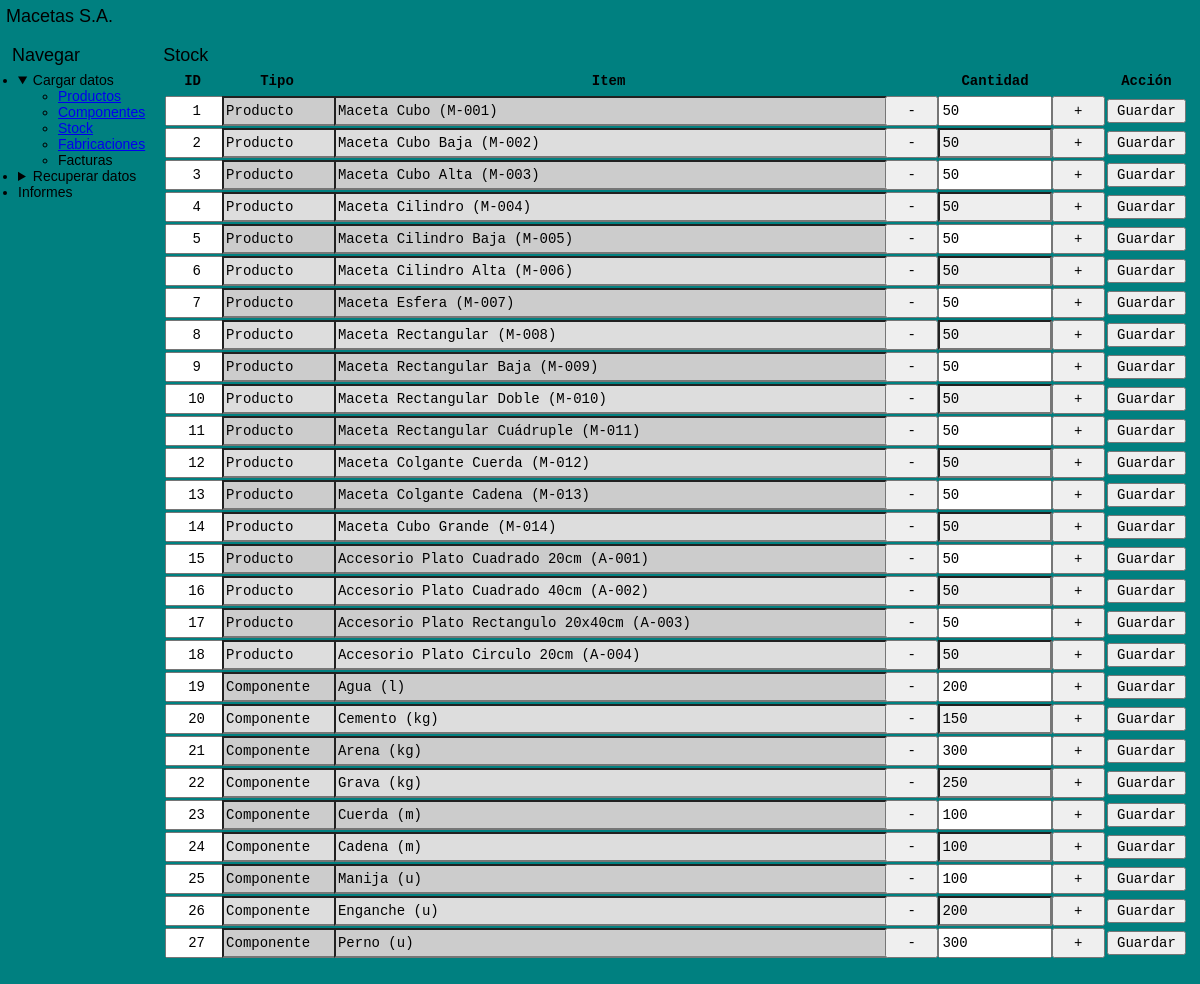
Page /stock/ on the earlier database version.
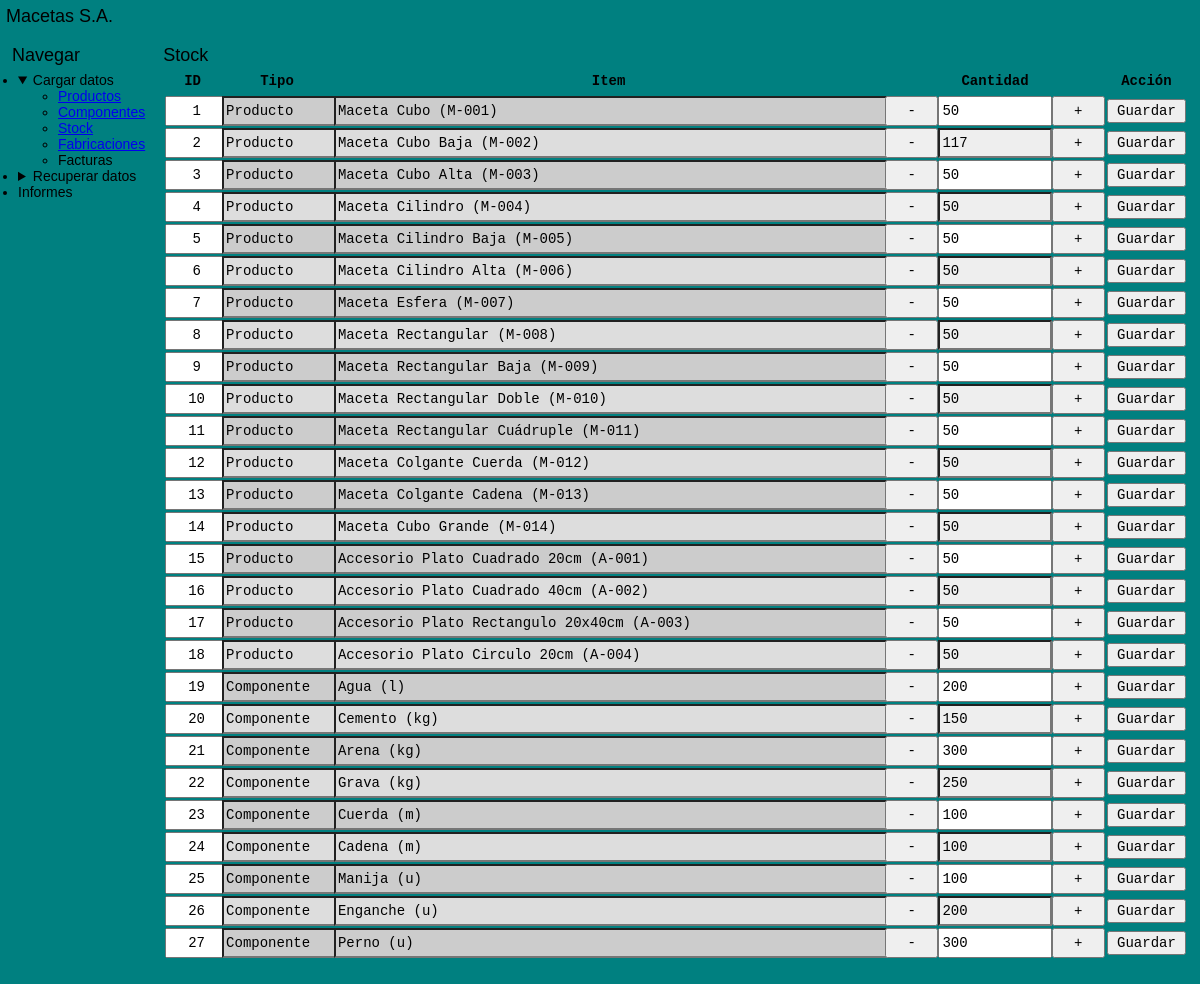
Same page on the later database version.
### tables this page shows
CREATE TABLE stock (
    id INTEGER PRIMARY KEY AUTOINCREMENT,
    id_item INTEGER NOT NULL,
    tipo_item TEXT NOT NULL,
    cantidad INTEGER NOT NULL
);

### app.py (the view)
@APP.route('/stock/', methods=['GET'])
def Stock_Consultar():
    return render_template('/stock.html')

### app.py (called while the page is built)
def Get_DB():
    DB = getattr(g, '_database', None)
    if DB is None:
        DB = g._database = sqlite3.connect(DATABASE)
    return DB

@APP.teardown_appcontext
def Close_DB(exception):
    DB = getattr(g, '_database', None)
    if DB is not None:
        DB.close()

### funciones.py (called while the page is built)
    def Consultar(self):
        return self.DB.execute('SELECT * FROM productos WHERE habilitado != 0').fetchall()

    def Consultar_Tipos(self):
        cursor = self.DB.cursor()
        cursor.row_factory = lambda cursor, row: row[0]
        return cursor.execute('SELECT DISTINCT tipo FROM productos WHERE habilitado != 0 ORDER BY tipo ASC').fetchall()

    def Consultar_Siguiente_ID(self):
        resultado = self.DB.execute('SELECT seq + 1 FROM sqlite_sequence WHERE name = "productos"').fetchone()[0]
        if resultado is None:
            return 1
        return resultado

    def Consultar_Formateado(self):
        resultado = self.DB.execute('SELECT * FROM productos WHERE habilitado != 0').fetchall()
        return {fila[0] : f'{fila[1]} {fila[2]} ({fila[3]})' for fila in resultado}

    def Consultar(self):
        return self.DB.execute('SELECT * FROM componentes WHERE habilitado != 0').fetchall()

    def Consultar_Siguiente_ID(self):
        try:
            resultado = self.DB.execute('SELECT seq + 1 FROM sqlite_sequence WHERE name = "componentes"').fetchone()[0]
        except TypeError:
            return 1
        return resultado

    def Consultar_Formateado(self):
        resultado = self.DB.execute('SELECT * FROM componentes WHERE habilitado != 0').fetchall()
        return {fila[0] : f'{fila[1]} ({fila[2]})' for fila in resultado}

    def Consultar(self):
        return self.DB.execute('SELECT * FROM componentes_por_producto').fetchall()

    def Consultar_Siguiente_ID(self):
        try:
            resultado = self.DB.execute('SELECT seq + 1 FROM sqlite_sequence WHERE name = "componentes_por_producto"').fetchone()[0]
        except TypeError:
            return 1
        return resultado

    def Consultar(self):
        return self.DB.execute('SELECT id, tipo_item, id_item, cantidad FROM stock').fetchall()

    def Consultar_Siguiente_ID(self):
        try:
            resultado = self.DB.execute('SELECT seq + 1 FROM sqlite_sequence WHERE name = "fabricaciones"').fetchone()[0]
        except TypeError:
            return 1
        return resultado

### templates/stock.html (shortened to what this page needs)
<!DOCTYPE html>
<html lang='en'>
<head>
    <link rel="stylesheet" href="https://unpkg.com/98.css">
    <link rel='stylesheet' href='{{url_for('static', filename='styles.css')}}'>
</head>
<body>
    <div class="window">
        {% include 'header.html' %}
        <div class="window-body" id="container">
            <div id="aside">
                {% include 'nav.html' %}
            </div>
            <div id="main">
                <legend>Stock</legend>
                <div class="sunken-panel">
                    <table class="interactive">
                        <thead>
                            <th style="width: 5%;" class="primerColumna">ID</th>
                            <th style="width: 10%;">Tipo</th>
                            <th style="width: 50%;">Item</th>
                            <th style="width: 20%;">Cantidad</th>
                            <th style="width: 5%;" class="ultimaColumna">Acción</th>
                        </thead>
                        {% if stockLista %}
                            {% for stock in stockLista %}
                                <tr>
                                    <form action="/stock/modificar" method="post">
                                        <td class="primerColumna">
                                            <input type="text" name="id_modificar" value="{{stock[0]}}" readonly required>
                                        </td>
                                        <td class="columnaReadonly">
                                            <input type="text" name="tipo_modificar" value="{{stock[1]}}" readonly required>
                                        </td>
                                        <td class="columnaReadonly">
                                            {% if stock[1] == 'Producto' %}
                                                <input type="text" name="item_modificar" value="{{ productosFormateados.get(stock[2]) }}" readonly required>
                                            {% elif stock[1] == 'Componente' %}
                                                <input type="text" name="item_modificar" value="{{ componentesFormateados.get(stock[2]) }}" readonly required>
                                            {% endif %}
                                        </td>
                                        <td>
                                            <div class="scrollColumna">
                                                <button type="button" onclick="this.nextElementSibling.stepDown(); this.nextElementSibling.dispatchEvent(new Event('input'));">-</button>
                                                <input type="number" step="1" min="0" onmousewheel name="cantidad_modificar" value="{{stock[3]}}" required>
                                                <button type="button" onclick="this.previousElementSibling.stepUp(); this.previousElementSibling.dispatchEvent(new Event('input'));">+</button>
                                            </div>
                                        </td>
                                        <td class="ultimaColumna">
                                            <div>
                                                <input type="submit" value="Guardar">
                                            </div>
                                        </td>
                                    </form>
                                </tr>
                            {% endfor %}
                        {% endif %}
                    </table>
                </div>
            </div>
        </div>
    </div>
</body>
</html>

### templates/header.html
<div class="title-bar">
    <div class="title-bar-text">
        <a href="/" style="text-decoration: inherit; color: inherit; font-size: 1.5rem;">Macetas S.A.</a>
    </div>
</div>

### templates/nav.html (shortened to what this page needs)
<legend>Navegar</legend>
<ul class="tree-view" id="nav">
    <li>
        <details open>
            <summary>Cargar datos</summary>
            <ul>
                <li><a href="/productos/">Productos</a></li>
                <li><a href="/componentes/">Componentes</a></li>
                <li><a href="/stock/">Stock</a></li>
                <li><a href="/fabricaciones/">Fabricaciones</a></li>
                <li>Facturas</li>
            </ul>
        </details>
    </li>
    <li>
        <details closed>
            <summary>Recuperar datos</summary>
        </details>
    </li>
    <li>
        <summary>Informes</summary>
    </li>
</ul>

### static/styles.css (style rules this page uses)
* { margin: 0; font-family: sans-serif; font-size: 14px; }
:root { font-size: 12px; }
html { background: #008080; }
.window { min-height: 100dvh; padding: 0; min-width: fit-content; }
.window-body { margin: 1rem; }
.title-bar { padding: 0.5rem; }
#container { display: grid; grid-template-areas: 'aside main'; grid-template-columns: 1fr 9fr; column-gap: 1rem; row-gap: 1rem; height: 100%; padding-bottom: 1rem; }
#aside { grid-area: aside; display: flex; flex-direction: column; row-gap: 1rem; }
#nav { padding: 0.5rem; }
#main { grid-area: main; display: flex; flex-direction: column; row-gap: 1rem; }
table.interactive { width: 100%; min-width: 720px; }
table.interactive * { font-family: monospace; font-size: 14px; }
table.interactive th { height: 2rem; }
table.interactive tr td { padding: 0; }
table.interactive .primerColumna { width: 6rem; text-align: center; }
table.interactive .primerColumna input { text-align: center; }
table.interactive .ultimaColumna { width: 12rem; }
table.interactive .ultimaColumna div { display: flex; width: 100%; }
table.interactive input { width: 100%; height: 2rem; }
table.interactive tr:nth-child(even) input:read-write { background: #EEE; }
table.interactive tr:nth-child(even) .columnaReadonly input { background: #DDD; }
table.interactive tr:nth-child(odd) .columnaReadonly input { background: #CCC; }
table.interactive .scrollColumna { display: flex; width: 100%; }
table.interactive .scrollColumna button { width: 25%; }
table.interactive .scrollColumna input { width: 50%; }
legend { font-family: sans-serif; font-size: 1.5rem; padding: 0; margin-bottom: -1rem; }

Differences in the rows shown:
changed stock "Maceta Cubo Baja (M-002)": cantidad_modificar "50" → "117"
